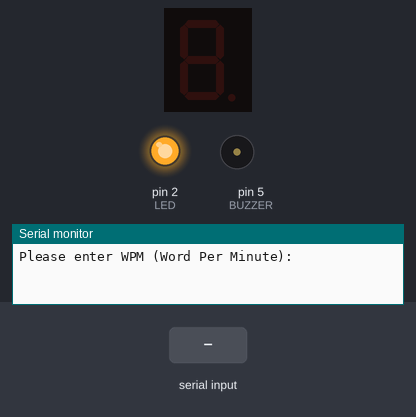
This sketch was run on a simulated Arduino Uno, built with avr-gcc and run on an emulated ATmega328P. On the bench: 1-digit seven-segment display, output pins drawn as LEDs (lit = HIGH), buzzer (waves = sounding), the last lines printed to the serial monitor. Wiring (inferred from the names in the program): 1-digit 7-segment display, segments lit when LOW: segments pin 9, pin 12, pin 11, pin 13, pin 8, pin 6, pin 7, pin 10. Dashed ring = blinking. The inputs (shaded band) are chosen by the test bench. The segment pins are drawn as the display they are named for; pins used as bus, display or sensor lines are not drawn.

Above: at 3.2 s.
3.3 s: "90,45\n" received over Serial
At 5.8 s:
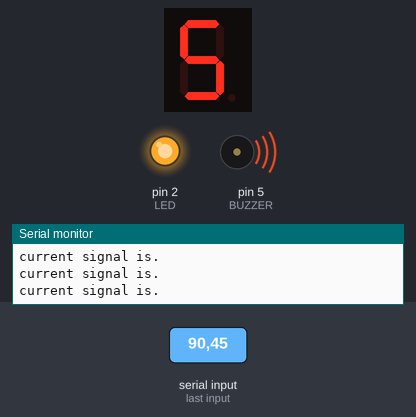
6.3 s: "<EE5>\n" received over Serial
At 9.1 s:
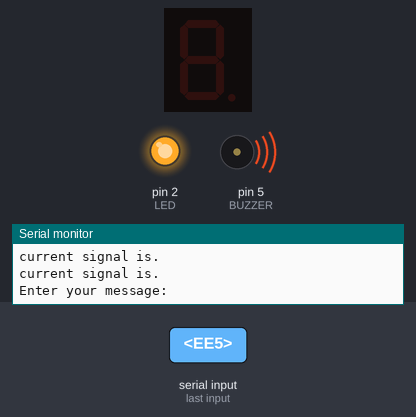
9.3 s: "30,150\n" received over Serial
At 10.45 s:
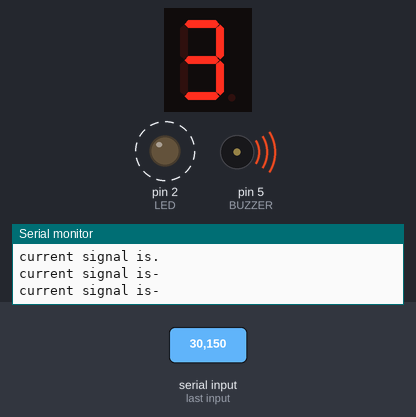
12.3 s: "58\n" received over Serial
At 15.1 s:
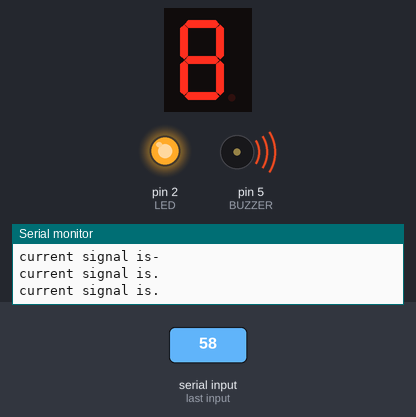
15.3 s: "*\n" received over Serial
At 16.87 s:
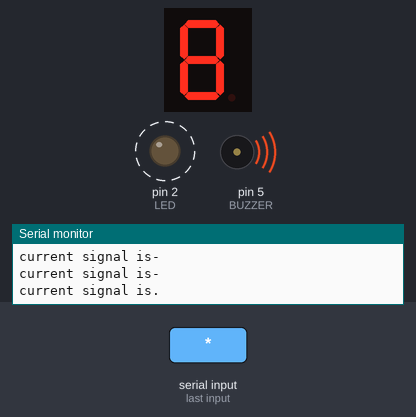
18.3 s: "32\n" received over Serial
At 20.5 s:
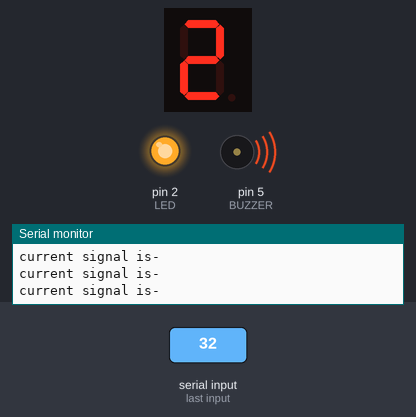
Timing chart, 0 to 22.0 s (numbered marks = the images above; inputs shaded):
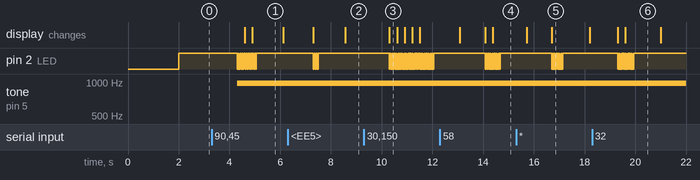

Measured:
- after the input at 3.3 s, pin 2 (LED): alternates HIGH for 0.01 s and LOW for 0.01 s, 42 changes in all, then stays HIGH, starting after 1.0 s; tone on pin 5 (BUZZER): silent → 977 Hz after 1.0 s; the display: first changes after 1.3 s (image 1 shows a later state)
- after the input at 6.3 s, pin 2 (LED): alternates HIGH for 0.01 s and LOW for 0.01 s, 16 changes in all, then stays HIGH, starting after 1.0 s; the display: first changes after 1.0 s (image 2 shows a later state)
- after the input at 9.3 s, pin 2 (LED): alternates HIGH for 0.01 s and LOW for 0.04 s, starting after 1.0 s; the display: changes after 1.0 s (image 3)
- after the input at 12.3 s, pin 2 (LED): alternates HIGH for 0.01 s and LOW for 0.01 s, 30 changes in all, then stays HIGH, starting after 1.8 s; the display: first differs from a run without the input after 1.8 s (image 4 shows a later state)
- after the input at 15.3 s, pin 2 (LED): alternates HIGH for 0.01 s and LOW for 0.04 s, 20 changes in all, then stays HIGH, starting after 1.4 s
- after the input at 18.3 s, pin 2 (LED): alternates HIGH for 0.01 s and LOW for 0.04 s, 30 changes in all, then stays HIGH, starting after 1.0 s; the display: first changes after 1.0 s (image 6 shows a later state)
- what the display in image 1 shows lasts 1.2 s, from 4.9 s to 6.1 s

The sketch:

Morse_Code.ino
```cpp
//constants, I/O ports
const int HEX_A = 13;
const int HEX_B = 12;
const int HEX_C = 11;
const int HEX_D = 9;
const int HEX_E = 8;
const int HEX_F = 6;
const int HEX_G = 7;
const int HEX_dec = 10;
const int LED = 2; //LED Port
const int BUZZER = 5; //Piezo Buzzer Port

boolean hexCode[][8] = { //lookup array for 7-seg hex
  {true, true, true, true, true, true, false, false},     //0
  {false, true, true, false, false, false, false, false}, //1
  {true, true, false, true, true, false, true, false},    //2
  {true, true, true, true, false, false, true, false},    //3
  {false, true, true, false, false, true, true, false},   //4
  {true, false, true, true, false, true, true, false},    //5
  {true, false, true, true, true, true, true, false},     //6
  {true, true, true, false, false, false, false, false},  //7
  {true, true, true, true, true, true, true, false},      //8
  {true, true, true, true, false, true, true, false},     //9
  {true, true, true, false, true, true, true, false},     //a (index 10)
  {false, false, true, true, true, true, true, false},    //b
  {true, false, false, true, true, true, false, false},   //c
  {false, true, true, true, true, false, true, false},    //d
  {true, false, false, true, true, true, true, false},    //e
  {true, false, false, false, true, true, true, false},   //f
  {true, true, true, true, false, true, true, false},     //g
  {false, true, true, false, true, true, true, false},    //h
  {false, false, false, false, true, true, false, false}, //i
  {false, true, true, true, true, false, false, false},   //j
  {false, true, true, false, true, true, true, false},    //k
  {false, false, false, true, true, true, false, false},  //l
  {true, false, true, false, true, false, false, false},  //m
  {false, false, true, false, true, false, true, false},  //n
  {true, true, true, true, true, true, false, false},     //o
  {true, true, false, false, true, true, true, false},    //p
  {true, true, true, false, false, true, true, false},    //q
  {false, false, false, false, true, false, true, false}, //r
  {true, false, true, true, false, true, true, false},    //s
  {false, false, false, true, true, true, true, false},   //t
  {false, true, true, true, true, true, false, false},    //u
  {false, false, true, true, true, false, false, false},  //v
  {false, true, false, true, false, true, false, false},  //w
  {false, true, true, false, true, true, true, false},    //x
  {false, true, true, true, false, true, true, false},    //y
  {true, true, false, true, true, false, true, false},    //z
  {false, false, false, false, false, false, false, false},//(index 36) off
  {false, false, false, false, false, false, false, false},// off
  {false, false, false, false, false, false, false, true}, // .
  {false, false, false, false, false, false, false, false},// off
  {false, false, false, false, false, false, false, false},// index 40 for space which is off
  {false, false, false, false, false, false, false, true} // . for <EE5> error prosign
};
char morse[][9] = { //morse code lookup array
  "-----", //0
  ".----", //1
  "..---", //2
  "...--", //3
  "....-", //4
  ".....", //5
  "-....", //6
  "--...", //7
  "---..", //8
  "----.", //9
  ".-",    //a (index 10)
  "-...",  //b
  "-.-.",  //c
  "-..",   //d
  ".",     //e
  "..-.",  //f
  "--.",   //g
  "....",  //h
  "..",    //i
  ".---",  //j
  "-.-",   //k
  ".-..",  //l
  "--",    //m
  "-.",    //n
  "---",   //o
  ".--.",  //p
  "--.-",  //q
  ".-.",   //r
  "...",   //s
  "-",     //t
  "..-",   //u
  "...-",  //v
  ".--",   //w
  "-..-",  //x
  "-.--",  //y
  "--..",  //z
  "--..--", //, (index 36)
  "-....-", //-
  ".-.-.-", //.
  "---...", //: (index 39)
  "*",      // for spaces (index 40)
  "........" // for <EE5> error prosign
};

//variables
int wpm, timeUnit, dot, dash, interChar, interWord; // timing depends on WPM
boolean userInput = false, selectedWPM = false;
char *morseChar = (char*)malloc(9*sizeof(char));    // stores morse translation of a character
boolean *hex = (boolean*)malloc(8*sizeof(boolean)); // stores hex translation of a character

//functions
void setUpTimings(int);
void parseCharToMorse(char[], int);
void signalOut(char);
int getHex(int);

void setup() {
  Serial.begin(9600);     // opens serial port, sets data rate to 9600 bps
  delay(2000);
  pinMode(LED, OUTPUT);
  pinMode(HEX_A, OUTPUT);
  pinMode(HEX_B, OUTPUT);
  pinMode(HEX_C, OUTPUT);
  pinMode(HEX_D, OUTPUT);
  pinMode(HEX_E, OUTPUT);
  pinMode(HEX_F, OUTPUT);
  pinMode(HEX_G, OUTPUT);
  pinMode(HEX_dec, OUTPUT);
}
//REAL CODE
void loop() {
  //everything off initially
  digitalWrite(HEX_A, HIGH);
  digitalWrite(HEX_B, HIGH);
  digitalWrite(HEX_C, HIGH);
  digitalWrite(HEX_D, HIGH);
  digitalWrite(HEX_E, HIGH);
  digitalWrite(HEX_F, HIGH);
  digitalWrite(HEX_G, HIGH);
  digitalWrite(HEX_dec, HIGH);
  digitalWrite(LED, HIGH);
  while (!selectedWPM){  //prompts user to select desired WPM if WPM not selected yet
    Serial.print("\nPlease enter WPM (Word Per Minute): ");
    userInput = false;
    while (!userInput){ //waits for user input
      if (Serial.available() > 0){
        userInput = true;
        selectedWPM = userInput;
        wpm = Serial.parseInt();
        Serial.println(wpm);
        timeUnit = 1200 / wpm;  //using PARIS as a standard word
        setUpTimings(timeUnit); //sets up timing for morse code messages
      }
    }
  }
  userInput = false;
  Serial.print("Enter your message: "); //prompts user for message
  while (!userInput){ //waits for user input
    while (Serial.available() > 0){
      userInput = true;
      String message = Serial.readString(); //converts message into a string
      Serial.print(message);
      for (int index = 0; index < message.length(); index++){ //processing user's message
        String checkError = message.substring(index, index + 5);
        Serial.println();
        if (checkError == "<EE5>"){ //if there's an error, outputs 8 running E's
          Serial.println("<EE5>");
          hex = hexCode[41];
          morseChar = morse[41];
          index += 5;
        } else { // if not, process next char
          int ascii = message.charAt(index);
          Serial.print("Morse code for :");
          Serial.println((char)ascii);
          //depending on the character ascii value, find the appropiate index from lookup arrays
          if (65 <= ascii && ascii <= 90){ // for uppercase letters
            hex = hexCode[ascii - 55];
            morseChar = morse[ascii - 55];
          }
          else if (97 <= ascii && ascii <= 122){ // for lowercase letters
            hex = hexCode[ascii - 87];
            morseChar = morse[ascii - 87];
          }
          else if (44 <= ascii && ascii <= 46){  // for , - .
            hex = hexCode[ascii - 8];
            morseChar = morse[ascii - 8];
          }
          else if (ascii == 58){                 // for :
            hex = hexCode[39];
            morseChar = morse[39];
          }
          else if (ascii == 32){                 // for space
            hex = hexCode[40];
            morseChar = morse[40];
          }
          else if (48 <= ascii && ascii <= 57){  // for 0-9
            hex = hexCode[ascii-48];
            morseChar = morse[ascii-48];
          }
        }
        int hexIndex;  // displays hex for a certain char
        for (hexIndex = 0; hexIndex < 8; hexIndex++){
          if (hex[hexIndex]){
            digitalWrite(getHex(hexIndex), LOW);
          } else {
            digitalWrite(getHex(hexIndex), HIGH);
          }
        }
        int j = 0;
        while (morseChar[j] != '\0'){ // checks how long the morse translation is
          j++;
        }
        for (int i = 0; i < j; i++){ // loops through morse translation and provides signal from LED and Buzzer
          Serial.print("current signal is");
          Serial.print(morseChar[i]);
          Serial.print("\n");
          signalOut(morseChar[i]);
        }
        delay(interChar - dot); // rest after every character processed, note: -dot because there's a dot delay after every signal
      }
    }
  }
  delay(1000); // waits 1 second before prompting user for next message
}

// given what the timeUnit is, sets up proper delays for each signal
void setUpTimings(int timeUnit){
  dot = timeUnit;
  dash = 3 * dot;
  interChar = dash;
  interWord = 7 * timeUnit;
}
//output of LED and piezo buzzer depending on signal given
void signalOut(char signal){
  // logic for flash and buzz times
  if (signal == '.'){
    digitalWrite(LED, LOW);
    analogWrite(BUZZER, 127);
    delay(dot);
  }
  else if (signal == '-'){
    digitalWrite(LED, LOW);
    analogWrite(BUZZER, 127);
    delay(dash);
  }
  digitalWrite(LED, HIGH);
  analogWrite(BUZZER, 0);
  if (signal == '*'){ // if signal is a space (new word)
    delay(interWord - 2 * (interChar - dot)); // - 2 * (dash - dot) b/c always a (interChar - dot) rest after a char
  }
  else { // if not a space
    delay(dot); // intermediate delay between dots and dashes
  }
}

//returns appropiate hex ports
int getHex(int hexIndex){
  switch(hexIndex){
    case 0: return HEX_A;
    case 1: return HEX_B;
    case 2: return HEX_C;
    case 3: return HEX_D;
    case 4: return HEX_E;
    case 5: return HEX_F;
    case 6: return HEX_G;
    case 7: return HEX_dec;
  }
}
```
